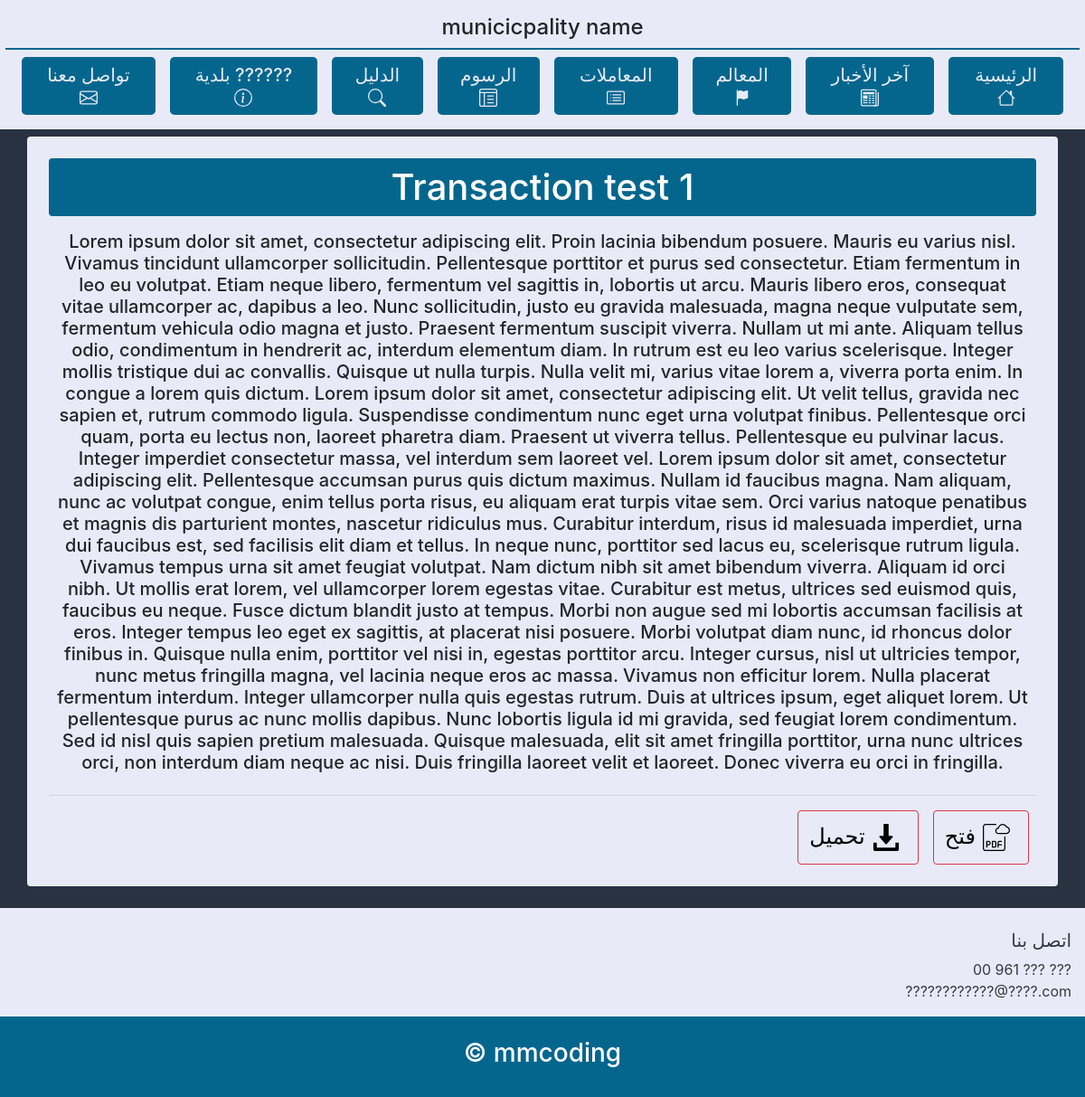
/transactions/1/, run on the app's committed database.
### website/models.py (models this page shows, shortened)
class Transactions(models.Model):
    transactions_title =            models.CharField(max_length=200)
    transactions_descriptions =     models.TextField(blank=True, null=True)
    transactions_file =             models.FileField(upload_to='Transactions/Principal/')
    transaction_date =                 models.DateTimeField(default=datetime.now, blank=True, null=True)
    madetby=models.ForeignKey(User,blank=True,null=True,on_delete=models.CASCADE,related_name='transaction')

### website/views.py (the view)
# urls.py: path('transactions/<int:id>/', Transactions_detail_view,name='transactionsdetail'),#transaction_detail_view
def Transactions_detail_view(request,id):
    try:
        transaction=Transactions.objects.get(id=id)
    except :
        messages.warning(request,'حدث خطأ')
    context = {
        'Transactions': transaction
    }
    return render(request, 'Transactions/Transactions_detail_view.html', context)

### templates/Transactions/Transactions_detail_view.html
{% extends 'base.html'%}
{% load static %}
{% block content %}
<div class="bac2 rounded p-4 m-2 mx-auto " style="width: 95%;">
<div class="text-center rounded bac1 h1 text-white p-2" >
    {{ Transactions.transactions_title }}
</div>
<div class="text-center h5  p-2" >
    {{ Transactions.transactions_descriptions }}
</div>
<hr>
<div class="  mx-auto d-flex justify-content-end flex-wrap"  >
<a href="{{Transactions.transactions_file.url}}" download="" class="btn btn-outline-danger mx-2 d-flex justify-content-center ">
    <h4 class="my-auto" style="color: black;">تحميل</h4>
     <img src="{% static 'icons/download.svg' %}"  height="30" class="m-2" alt="">
</a>
<a href="{{Transactions.transactions_file.url}}" class="btn btn-outline-danger mx-2 d-flex justify-content-center">
    <h4 class="my-auto " style="color: black;">فتح</h4>
     <img src="{% static 'icons/pdf2.svg' %}"  height="30" class="m-2" alt="">
</a>
</div>
</div>
{% endblock %}

### templates/base.html (style rules this page uses)
html { scroll-behavior: smooth; }
.bac1 { background: #05668D; }
.bac2 { background: #E8EBF7; }

### data on the page
Transactions: transactions_title "Transaction test 1", transactions_descriptions "Lorem ipsum dolor sit amet, consectetur adipiscing elit. Proin lacinia bibendum posuere. Mauris eu varius nisl. Vivamus tincidunt ullamcorper sollicitudin. Pellentesque porttitor et purus sed consectetur. Etiam fermentum in leo eu volutpat. Etiam neque libero, fermentum vel sagittis in, lobortis ut arcu. Mauris libero eros, consequat vitae ullamcorper ac, dapibus a leo. Nunc sollicitudin, justo eu gravida malesuada, magna neque vulputate sem, fermentum vehicula odio magna et justo. Praesent fermentum suscipit viverra. Nullam ut mi ante. Aliquam tellus odio, condimentum in hendrerit ac, interdum elementum diam. In rutrum est eu leo varius scelerisque. Integer mollis tristique dui ac…"
